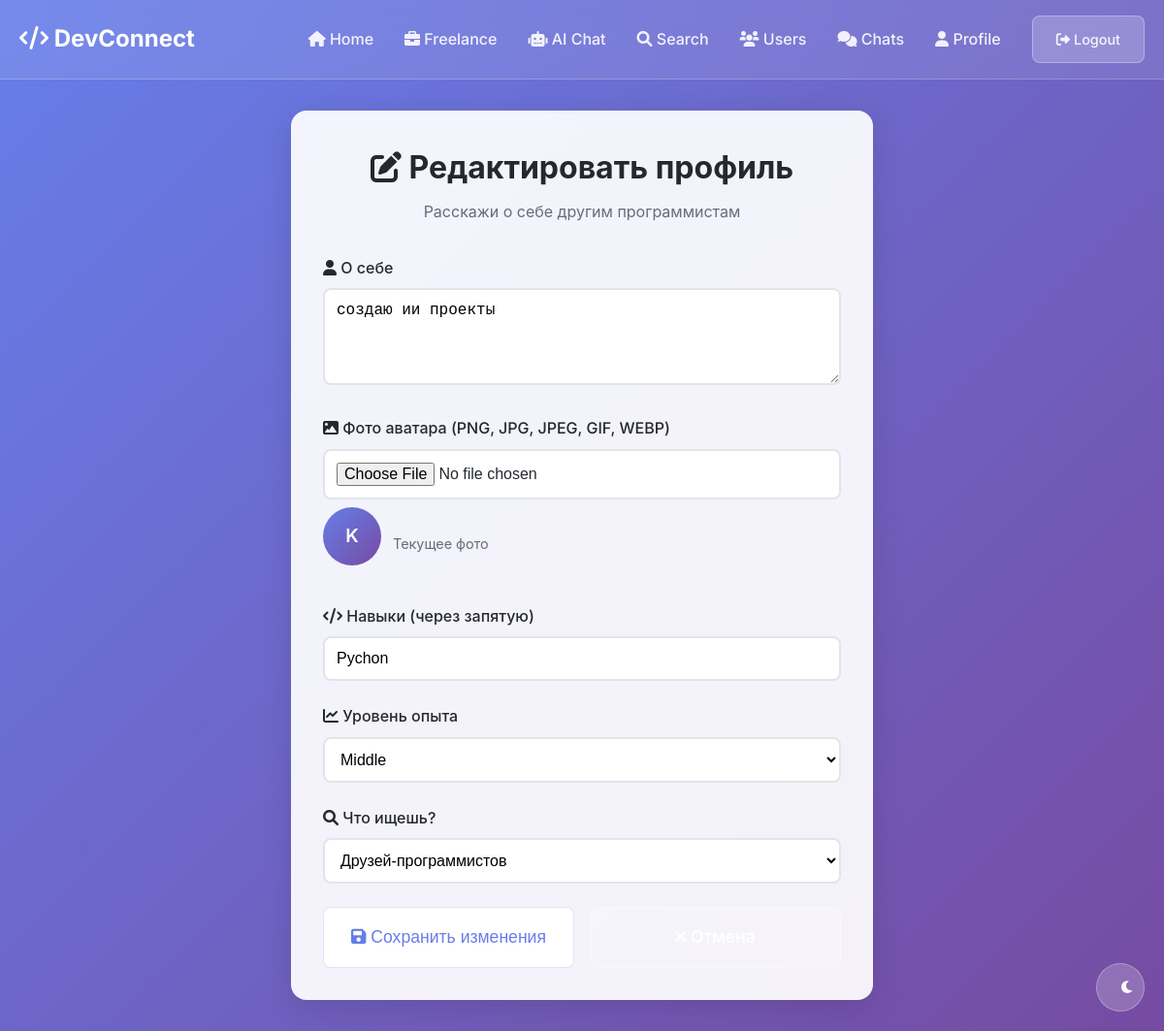
Screenshot of /profile/edit (signed in) with the database file from the repository.
### app.py (models this page shows)
class User(UserMixin, db.Model):
    id = db.Column(db.Integer, primary_key=True)
    username = db.Column(db.String(80), unique=True, nullable=False)
    email = db.Column(db.String(120), unique=True, nullable=False)
    phone = db.Column(db.String(20), unique=True, nullable=True)
    password_hash = db.Column(db.String(120), nullable=False)
    bio = db.Column(db.Text, nullable=True)
    skills = db.Column(db.String(500), nullable=True)
    experience_level = db.Column(db.String(50), nullable=True)
    looking_for = db.Column(db.String(200), nullable=True)
    avatar_url = db.Column(db.String(200), nullable=True)
    created_at = db.Column(db.DateTime, default=datetime.utcnow)
    is_online = db.Column(db.Boolean, default=False)
    last_seen = db.Column(db.DateTime, default=datetime.utcnow)

### app.py (the view, shortened to what this page needs)
@app.route('/profile/edit', methods=['GET', 'POST'])
@login_required
def edit_profile():
    return render_template('edit_profile.html')

### app.py (called while the page is built)
@app.after_request
def _force_utf8(response):
    try:
        ctype = response.headers.get('Content-Type', '')
        if ctype.startswith('text/') and 'charset=' not in ctype:
            base = ctype.split(';')[0].strip() or 'text/html'
            response.headers['Content-Type'] = f"{base}; charset=utf-8"
    except Exception:
        pass
    return response

@app.after_request
def _security_headers(response):
    try:
        csp = "default-src 'self'; script-src 'self' 'unsafe-inline' 'unsafe-eval' https:; style-src 'self' 'unsafe-inline' https:; img-src 'self' data: https:; font-src 'self' https:;"
        response.headers.setdefault('Content-Security-Policy', csp)
        response.headers.setdefault('X-Frame-Options', 'DENY')
        response.headers.setdefault('X-Content-Type-Options', 'nosniff')
        response.headers.setdefault('Referrer-Policy', 'no-referrer-when-downgrade')
        response.headers.setdefault('Permissions-Policy', "geolocation=(), microphone=(), camera=()")
        if app.config.get('SESSION_COOKIE_SECURE'):
            response.headers.setdefault('Strict-Transport-Security', 'max-age=31536000; includeSubDomains')
    except Exception:
        pass
    return response

@app.before_request
def _load_lang():
    try:
        g.lang = session.get('lang', 'en')
    except Exception:
        pass

@app.context_processor
def inject_lang():
    lang = getattr(g, 'lang', 'en')
    def t(ru_text, en_text):
        return en_text
    return { 'current_lang': lang, 't': t }

@app.before_request
def _ensure_csrf_token():
    try:
        if 'csrf_token' not in session:
            session['csrf_token'] = secrets.token_urlsafe(32)
    except Exception:
        pass

@app.before_request
def _global_csrf_protect():
    try:
        if request.method == 'POST' and (request.is_json or request.path.startswith('/api/') or request.path.startswith('/send_message')):
            token = request.headers.get('X-CSRF-Token') or request.headers.get('X-XSRF-Token')
            if not token or token != session.get('csrf_token'):
                if request.path.startswith('/api/') or request.is_json or request.path.startswith('/send_message'):
                    return jsonify({'status': 'error', 'error': 'csrf'}), 400
                return jsonify({'status': 'error', 'error': 'csrf'}), 400
    except Exception:
        pass

@app.context_processor
def inject_csrf_token():
    return {'csrf_token': session.get('csrf_token', '')}

### templates/edit_profile.html (shortened to what this page needs)
{% extends "base.html" %}
{% block content %}
<div class="card fade-in" style="max-width: 600px; margin: 2rem auto;">
    <div style="text-align: center; margin-bottom: 2rem;">
        <h1 style="color: #24292f; margin-bottom: 0.5rem;">
            <i class="fas fa-edit"></i> Редактировать профиль
        </h1>
        <p style="color: #656d76;">Расскажи о себе другим программистам</p>
    </div>
    <form method="POST" enctype="multipart/form-data">
        <div class="form-group">
            <label for="bio">
                <i class="fas fa-user"></i> О себе
            </label>
            <textarea id="bio" name="bio" class="form-control" rows="4"
                      placeholder="Расскажи о себе, своих интересах и целях...">{{ current_user.bio or '' }}</textarea>
        </div>
        <div class="form-group">
            <label for="avatar">
                <i class="fas fa-image"></i> Фото аватара (PNG, JPG, JPEG, GIF, WEBP)
            </label>
            <input id="avatar" name="avatar" type="file" accept="image/*" class="form-control">
            <div style="margin-top:0.5rem; display:flex; align-items:center; gap:0.75rem;">
                <div class="user-avatar" style="width: 60px; height: 60px; font-size:1.2rem;">
                    {% if current_user.avatar_url %}
                        <img src="{{ current_user.avatar_url }}" alt="avatar" style="width:100%; height:100%; object-fit:cover; border-radius:50%;">
                    {% else %}
                        {{ current_user.username[0].upper() }}
                    {% endif %}
                </div>
                <span style="color:#656d76; font-size:0.9rem;">Текущее фото</span>
            </div>
        </div>
        <div class="form-group">
            <label for="skills">
                <i class="fas fa-code"></i> Навыки (через запятую)
            </label>
            <input type="text" id="skills" name="skills" class="form-control"
                   placeholder="Python, JavaScript, React, Node.js, Django..."
                   value="{{ current_user.skills or '' }}">
        </div>
        <div class="form-group">
            <label for="experience_level">
                <i class="fas fa-chart-line"></i> Уровень опыта
            </label>
            <select id="experience_level" name="experience_level" class="form-control">
                <option value="Middle" {% if current_user.experience_level == 'Middle' %}selected{% endif %}>Middle</option>
            </select>
        </div>
        <div class="form-group">
            <label for="looking_for">
                <i class="fas fa-search"></i> Что ищешь?
            </label>
            <select id="looking_for" name="looking_for" class="form-control">
                <option value="Друзей-программистов" {% if current_user.looking_for == 'Друзей-программистов' %}selected{% endif %}>Друзей-программистов</option>
            </select>
        </div>
        <div style="display: flex; gap: 1rem;">
            <button type="submit" class="btn btn-secondary" style="flex: 1; font-size: 1.1rem; padding: 1rem;">
                <i class="fas fa-save"></i> Сохранить изменения
            </button>
            <a href="{{ url_for('profile') }}" class="btn btn-primary" style="flex: 1; text-align: center; font-size: 1.1rem; padding: 1rem;">
                <i class="fas fa-times"></i> Отмена
            </a>
        </div>
    </form>
</div>
{% endblock %}

### static/style.css (style rules this page uses)
* { margin: 0; padding: 0; box-sizing: border-box; }
:root { --primary-color: #667eea; --secondary-color: #764ba2; --text-primary: #24292f; --text-secondary: #656d76; --background-gradient: linear-gradient(135deg, #667eea 0%, #764ba2 100%); --card-background: rgba(255, 255, 255, 0.92); --card-border: rgba(255, 255, 255, 0.2); --glass-background: rgba(255, 255, 255, 0.12); --glass-border: rgba(255, 255, 255, 0.25); --glass-blur: 20px; --shadow-light: 0 4px 20px rgba(0, 0, 0, 0.1); --shadow-medium: 0 8px 32px rgba(0, 0, 0, 0.12); --shadow-heavy: 0 8px 30px rgba(0, 0, 0, 0.15); --border-radius: 8px; --border-radius-large: 16px; --transition: all 0.3s ease; }
body { font-family: 'Inter', -apple-system, BlinkMacSystemFont, 'Segoe UI', Roboto, sans-serif; background: var(--background-gradient); min-height: 100vh; color: var(--text-primary); line-height: 1.6; }
.btn { display: inline-block; padding: 0.75rem 1.5rem; border-radius: var(--border-radius); text-decoration: none; font-weight: 500; transition: var(--transition); border: none; cursor: pointer; font-size: 0.9rem; position: relative; overflow: hidden; }
.btn::before { content: ''; position: absolute; top: 0; left: -100%; width: 100%; height: 100%; background: linear-gradient(90deg, transparent, rgba(255, 255, 255, 0.2), transparent); transition: left 0.5s ease; }
.btn-primary { background: rgba(255, 255, 255, 0.2); color: white; border: 1px solid rgba(255, 255, 255, 0.3); }
.btn-secondary { background: white; color: var(--primary-color); border: 1px solid rgba(102, 126, 234, 0.2); }
.card { background: var(--card-background); backdrop-filter: blur(var(--glass-blur)); border-radius: var(--border-radius-large); padding: 2rem; box-shadow: var(--shadow-medium); border: 1px solid var(--card-border); margin-bottom: 2rem; transition: var(--transition); }
.form-group { margin-bottom: 1.5rem; position: relative; }
.form-group label { display: block; margin-bottom: 0.5rem; font-weight: 500; color: var(--text-primary); }
.form-control { width: 100%; padding: 0.75rem; border: 2px solid #e1e5e9; border-radius: var(--border-radius); font-size: 1rem; transition: var(--transition); background: white; position: relative; }
.form-control::placeholder { color: #adb5bd; transition: var(--transition); }
.user-avatar { width: 60px; height: 60px; border-radius: 50%; background: var(--background-gradient); display: flex; align-items: center; justify-content: center; color: white; font-size: 1.5rem; font-weight: 600; margin-bottom: 1rem; transition: var(--transition); position: relative; }
.user-avatar::after { content: ''; position: absolute; inset: -2px; border-radius: 50%; background: var(--background-gradient); z-index: -1; opacity: 0; transition: var(--transition); }
.fade-in { animation: fadeIn 0.6s ease-out; }

### static/animations.css (style rules this page uses)
.animate-slide-up { animation: slideInUp 0.6s ease-out; }

### static/themes.css (style rules this page uses)
.btn-ripple { position: relative; overflow: hidden; }
.btn-ripple::before { content: ''; position: absolute; top: 50%; left: 50%; width: 0; height: 0; background: rgba(255, 255, 255, 0.3); border-radius: 50%; transform: translate(-50%, -50%); transition: width 0.6s, height 0.6s; }
.input-focus { transition: all 0.3s ease; }

### rows the page displays
User: bio "создаю ии проекты", username "K", skills "Pychon", experience_level "Middle", looking_for "Друзей-программистов"

### other values shown
{{ t('Главная','Home') }} "Home"
{{ t('Фриланс','Freelance') }} "Freelance"
{{ t('AI-чат','AI Chat') }} "AI Chat"
{{ t('Поиск','Search') }} "Search"
{{ t('Пользователи','Users') }} "Users"
{{ t('Чаты','Chats') }} "Chats"
{{ t('Профиль','Profile') }} "Profile"
{{ t('Выйти','Logout') }} "Logout"
